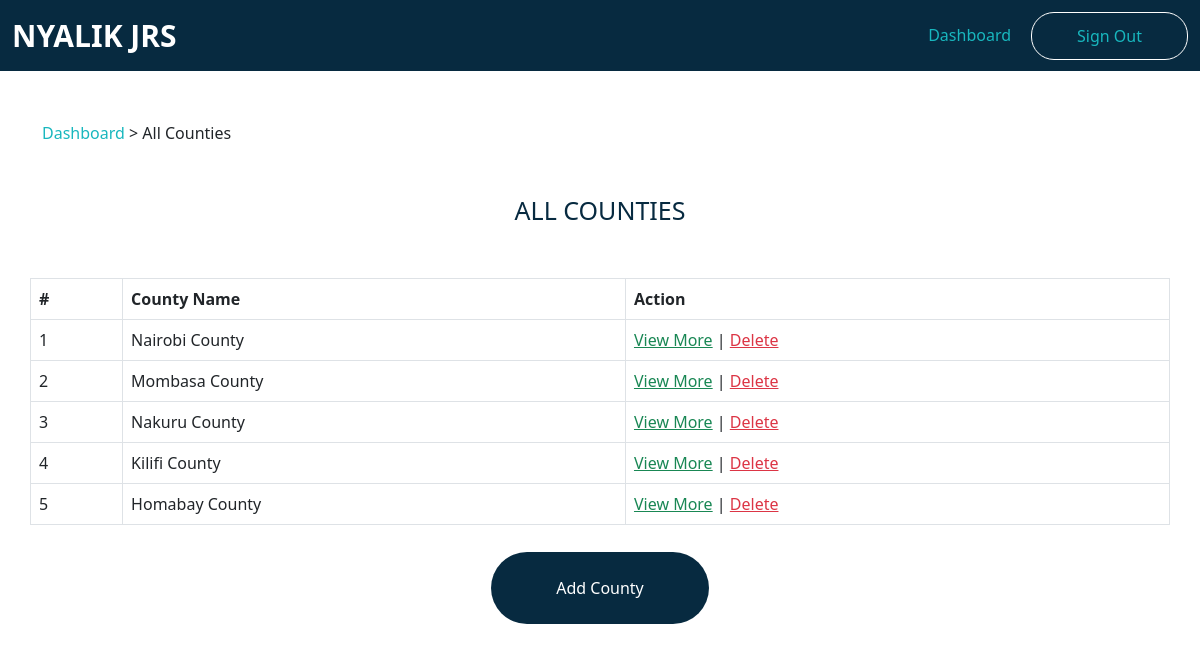
The page /admin/counties/all_counties.php (signed in) on the database its author committed.
### tables this page shows
CREATE TABLE `counties` (
  `id` int(11) NOT NULL,
  `county_name` varchar(255) NOT NULL,
  `date_created` datetime NOT NULL DEFAULT current_timestamp(),
  `updation_date` datetime DEFAULT NULL ON UPDATE current_timestamp(),
  `users` int(11) DEFAULT NULL
);

### admin/counties/all_counties.php (the view, shortened to what this page needs)
<?php
include_once "functions/functions.php";
$pdo = databaseConnection();
?>
<?= headerTemplate('ADMIN | ALL COUNTIES'); ?>
<?= adminNavbarTemplate(); ?>
<div class="breadcrumb">
    <div class="container">
        <div class="row">
            <span><a href="index.php?page=admin/admin_dashboard">Dashboard</a> > All Counties</span>
        </div>
    </div>
</div>
<div id="section_title">
    <div class="container">
        <div class="row">
            <h4 class="text-center">All Counties</h4>
        </div>
    </div>
</div>
<div id="full_table_display">
    <div class="container">
        <div class="row">
            <table class="table table-bordered table-hover">
                <?php
                $sql = $pdo->prepare("SELECT * FROM counties");
                $sql->execute();
                $all_counties_in_database = $sql->fetchAll(PDO::FETCH_ASSOC);
                $count = 1;
                ?>
                <thead>
                    <th>#</th>
                    <th>County Name</th>
                    <th>Action</th>
                </thead>
                <tbody>
                    <?php foreach ($all_counties_in_database as $all_counties) : ?>
                        <tr>
                            <td><?= $count++; ?></td>
                            <td><?= $all_counties["county_name"]; ?></td>
                            <td><a href="index.php?page=admin/counties/individual_county&countyId=<?=$all_counties['id'];?>" class="text-success">View More</a> | <a href="index.php?page=admin/counties/all_counties&county_id=<?=$all_counties['id']; ?>&del=delete" class="text-danger tooltips" tooltip-placement="top" tooltip="Remove">Delete</a></td>
                        </tr>
                    <?php endforeach; ?>
                </tbody>
            </table>
            <div class="link_button">
                <a href="index.php?page=admin/counties/add_county">Add County</a>
            </div>
        </div>
    </div>
</div>

### rows shown on the page
counties: county_name "Nairobi County"
counties: county_name "Mombasa County"
counties: county_name "Nakuru County"
counties: county_name "Kilifi County"
counties: county_name "Homabay County"
